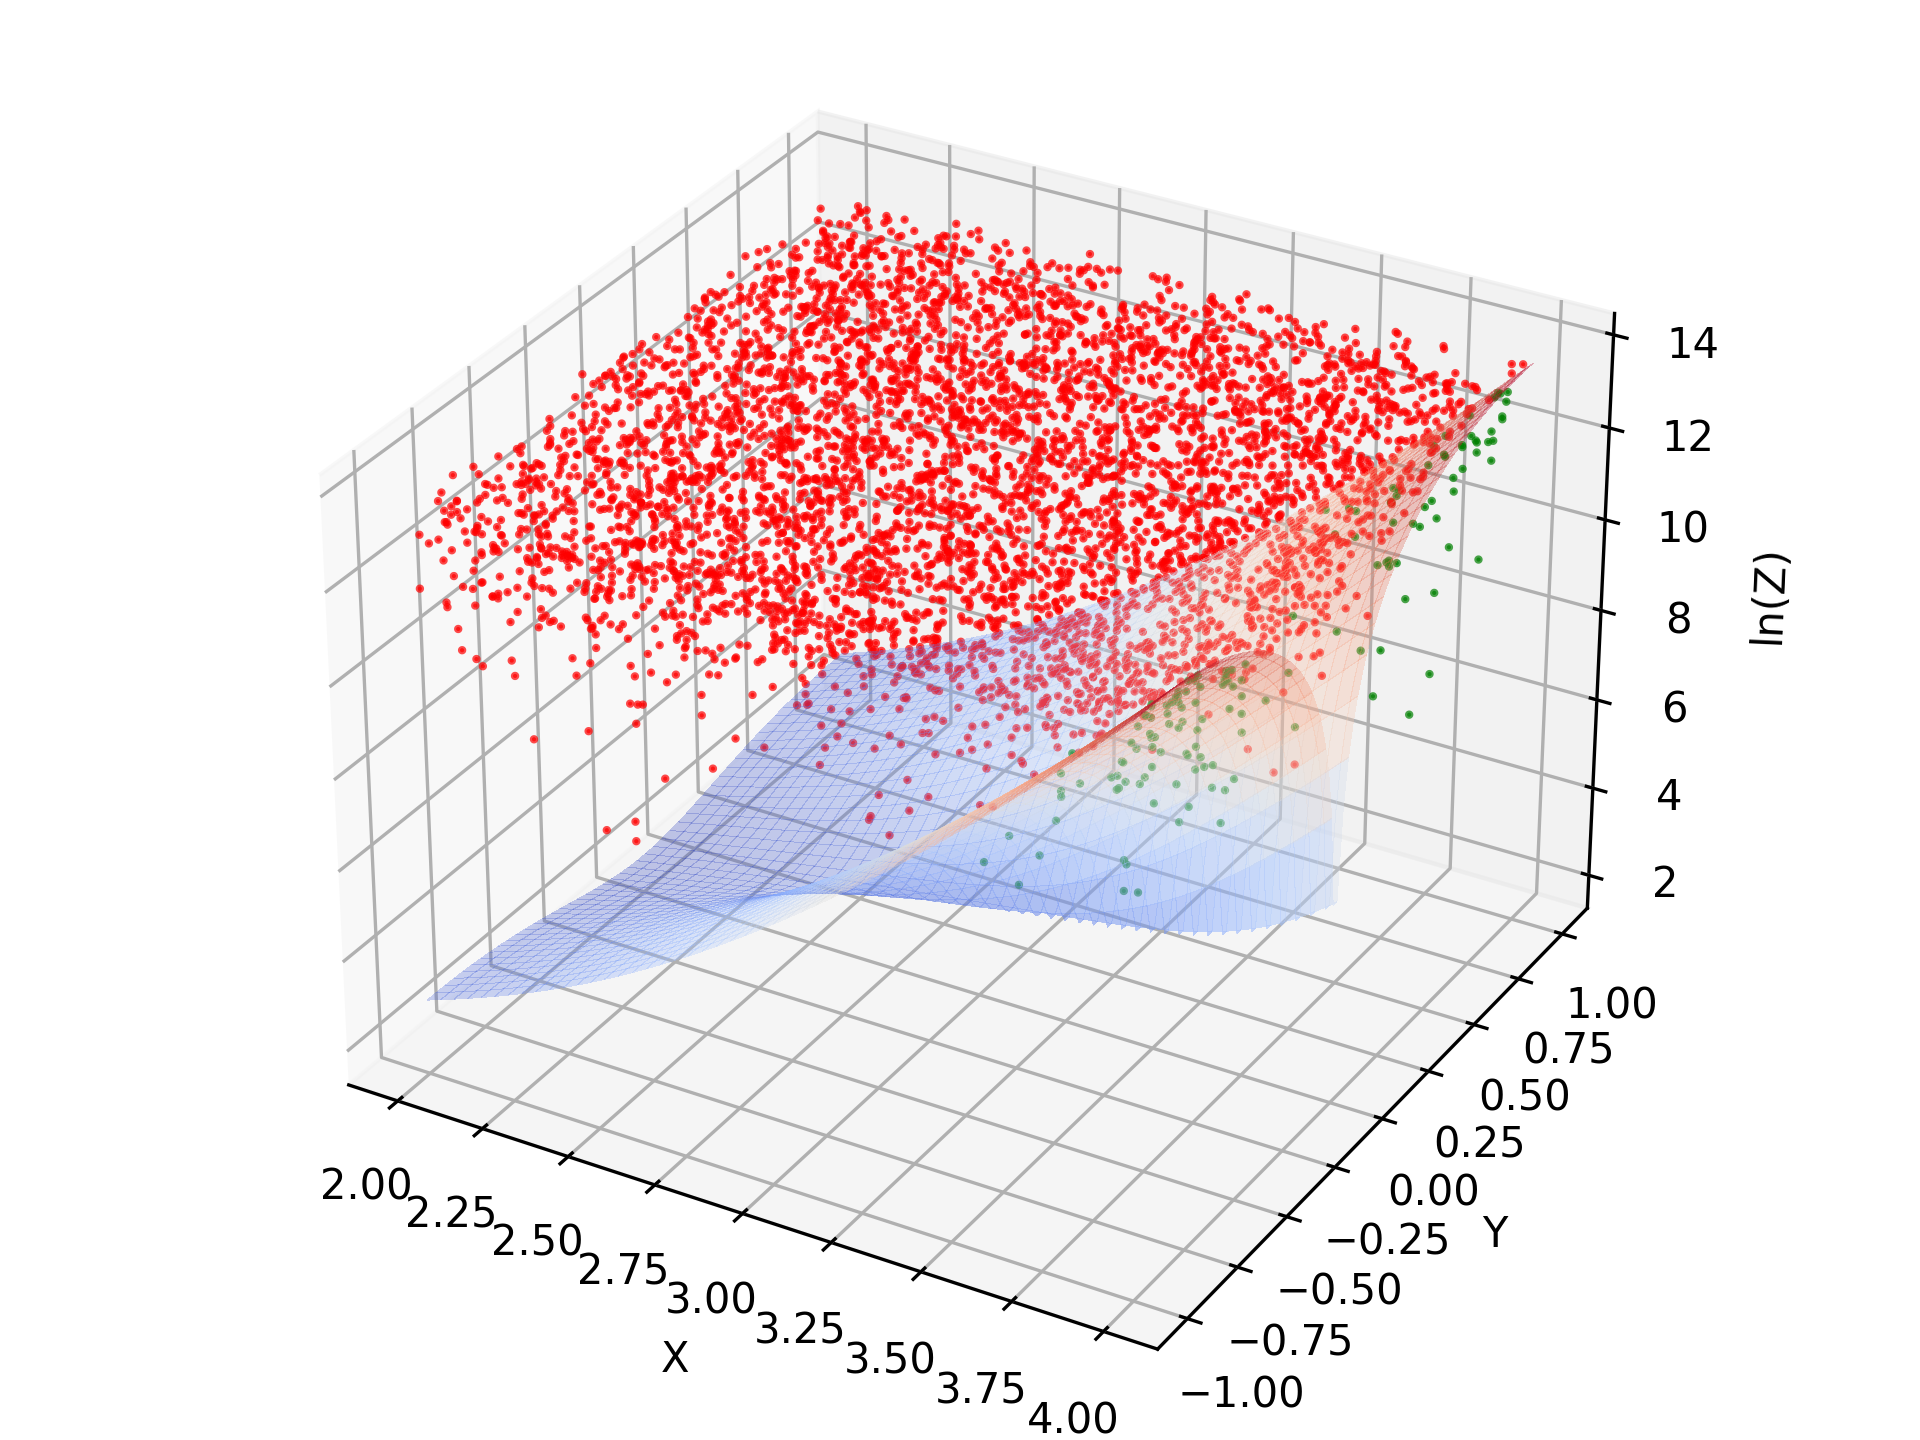

This chart was generated by the following Python code:
import numpy as np
from mpl_toolkits.mplot3d import Axes3D
import matplotlib.pyplot as plt
from matplotlib import cm
import os
import pandas as pd

ITER_TIME = 100
X_min, X_max = 2, 4
Y_min, Y_max = -1, 1


def f(x, y):
    return (np.power(y, 2) * np.exp(-np.power(y, 2)) + np.power(x, 4) *
            np.exp(-np.power(x, 2))) / (x * np.exp(-np.power(x, 2)))


X = np.linspace(X_min, X_max, 100)
Y = np.linspace(Y_min, Y_max, 100)
X, Y = np.meshgrid(X, Y)
Z = f(X, Y)
Z_min, Z_max = Z.min(), Z.max()

fig = plt.figure()
ax = fig.add_axes(Axes3D(fig))
ax.set_xlabel('X')
ax.set_ylabel('Y')
ax.set_zlabel('ln(Z)')

surf = ax.plot_surface(X,
                       Y,
                       np.log(Z),
                       cmap=cm.coolwarm,
                       linewidth=0,
                       antialiased=False,
                       alpha=0.3)

plt.savefig(os.path.dirname(__file__) + '/Exercise-3_Surface.png', dpi=300)

N_list = np.array([5, 10, 20, 30, 40, 50, 60, 70, 80, 100, 200, 500, 5000])

datas = pd.DataFrame()

for N in N_list:
    I = np.empty(0)
    for it in range(ITER_TIME):
        X = np.random.rand(N) * (X_max - X_min) + X_min
        Y = np.random.rand(N) * (Y_max - Y_min) + Y_min
        Z = np.random.rand(N) * Z_max
        position = np.where(Z < f(X, Y), 1,
                            0)  # Calculating random points inplace
        inplace = position.sum()
        I = np.append(I,
                      inplace / N * (X_max - X_min) * (Y_max - Y_min) * Z_max)
    datas = pd.concat([
        datas,
        pd.Series({
            'N': N,
            'Average': np.mean(I),
            'Variance': np.var(I)
        }).to_frame().T
    ])
    if N == N_list[-1]:

        position = np.where(position, 'green', 'red')
        ax.scatter3D(X, Y, np.log(Z), color=position, alpha=0.7, s=1)

        plt.savefig(os.path.dirname(__file__) + '/Exercise-3.png', dpi=300)
        print(datas)
        # plt.show()
